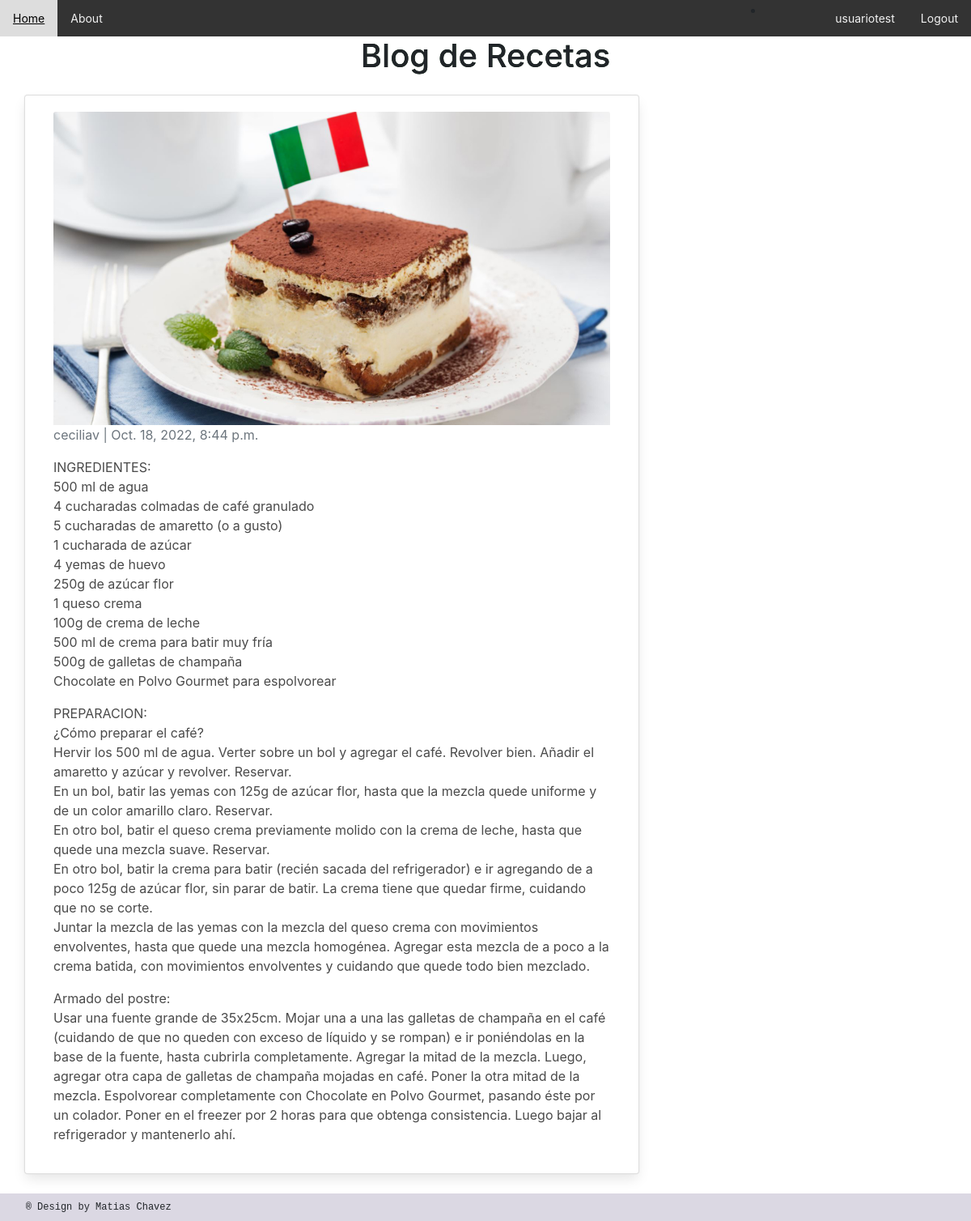
Page /AppGlobal/tiramisu/ (signed in) on the committed database.
### AppGlobal/models.py (models this page shows, shortened)
class Blog(models.Model):
   titulo = models.CharField(max_length=60, unique=True)
   slug = AutoSlugField(populate_from='titulo',editable=True, always_update=True)
   descripcion = models.CharField(max_length=120, unique=True)
   body = models.TextField()
   publish_date = models.DateTimeField(auto_now_add=True)
   image = models.ImageField(upload_to='imagenes', null = True, blank = True)
   author= models.ForeignKey(User, on_delete=models.CASCADE, default = '0')

### AppGlobal/views.py (the view)
# urls.py: path('<slug:slug>/', PostDetail.as_view(), name='post_detail'),
class PostDetail(DetailView):
    model = Blog
    context_object_name = 'post'
    template_name = 'blog_detail.html'

### AppGlobal/templates/blog_detail.html (shortened to what this page needs)
{% extends 'home.html' %}
{% block body %}
<div class="container">
  <div class="row">
    <div class="col-md-8 card mb-4  mt-3 left  top">
      <div class="card-body">
        <img src="/media/{{post.image}}" class="card-img-top" alt="..." height="200px">
        <p class=" text-muted">{{ post.author }} | {{ post.publish_date }}</p>
        <p class=" text-muted">{{ post.body |linebreaks }}</p>
      </div>
    </div>
  </div>
</div>
{% endblock body %}

### AppGlobal/templates/home.html (shortened to what this page needs)
<!DOCTYPE html>
<html lang="en">
<head>
    {% load static %}
    <link href="https://cdnjs.cloudflare.com/ajax/libs/font-awesome/5.15.3/css/all.min.css" rel="stylesheet" />
    <link href="https://cdn.jsdelivr.net/npm/bootstrap@5.2.2/dist/css/bootstrap.min.css" rel="stylesheet">
    <link rel="stylesheet" href="{%static 'css/myestilo.css'%}">
    <link rel="stylesheet" href="{% static 'css/bulma.min.css' %}">
    <link rel="stylesheet" href="{% static 'css/style.css' %}">
    <link href="//maxcdn.bootstrapcdn.com/bootstrap/4.1.1/css/bootstrap.min.css" rel="stylesheet" id="bootstrap-css">
    <link href="https://cdn.jsdelivr.net/npm/bootstrap@5.0.2/dist/css/bootstrap.min.css" rel="stylesheet">
    <link rel="stylesheet" href="https://maxcdn.bootstrapcdn.com/bootstrap/4.0.0/css/bootstrap.min.css">
</head>
<header>
    <div class="topnav">
        <a href="/AppGlobal/home">Home</a>
        <a href="/AppGlobal/about">About</a>
        <div class="topnav-right">
            {% if request.user.is_authenticated  %}
            <li class="nav-item" style="position: absolute; right: 250px">
            </li>
            <a href="/AppGlobal/perfil">{{ user.username }}</a>
            <a href="/AppGlobal/logout">Logout</a>
            {% else %}
            <a href="/AppGlobal/login">Login</a>
            <a href="/AppGlobal/registro">Registro</a>
            {% endif %}
        </div>
      </div>
</header>
<h1>Blog de Recetas</h1>
{% block body %}{% endblock %}
<footer>
    <p class="pFooter"> ®  Design by Matias Chavez </p>
    </footer>

### AppGlobal/static/css/myestilo.css (style rules this page uses)
.topnav { background-color: #333; overflow: hidden; }
.topnav a { float: left; color: #f2f2f2; text-align: center; padding: 12px 16px; text-decoration: none; font-size: 14px; }
.topnav-right { float: right; }
footer { background-color: #dbd8e3; padding: 8px; }
.pFooter { font-family: monospace; font-size: 12px; margin-left: 2%; margin-top: auto; margin-bottom: auto; }
h1 { font-size: 40px; font-weight: 800; background-image: linear-gradient(90deg, rgba(0,36,1,1) 61%, rgba(10,93,62,1) 100%, rgba(0,212,255,1) 100%); color: transparent; background-clip: text; -webkit-background-clip: text; margin-left: auto; position: relative; text-align: center; padding: .5% }

### AppGlobal/static/css/style.css (style rules this page uses)
* { box-sizing:border-box }

### rows in the picture
Blog: image (picture), author "ceciliav", publish_date "Oct. 18, 2022, 8:44 p.m.", body "INGREDIENTES: 500 ml de agua 4 cucharadas colmadas de café granulado 5 cucharadas de amaretto (o a gusto) 1 cucharada de azúcar 4 yemas de huevo 250g de azúcar flor 1 queso crema 100g de crema de leche 500 ml de crema para batir muy fría 500g de galletas de champaña Chocolate en Polvo Gourmet para espolvorear PREPARACION: ¿Cómo preparar el café? Hervir los 500 ml de agua. Verter sobre un bol y agregar el café. Revolver bien. Añadir el amaretto y azúcar y revolver. Reservar. En un bol, batir las yemas con 125g de azúcar flor, hasta que la mezcla quede uniforme y de un color amarillo claro. Reservar. En otro bol, batir el queso crema previamente molido con la crema de leche, hasta que quede…"

### other values in the picture
{{ user.username }} "usuariotest"
